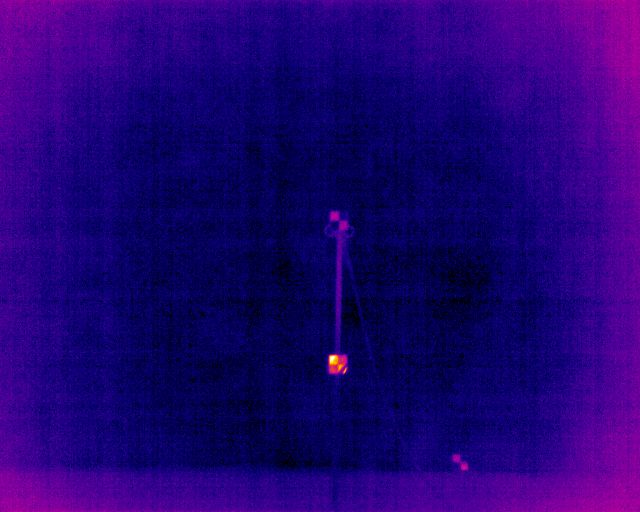
#> input picture data/ARCO_ArcoCastle_TN_ITA/ARCO_30_10_2024_I (WWP)/RadJPG/10-50-42-994-radiometric.jpg, 640 x 512 px
$ python vignetting_correction.py --input_folder '../../data/ARCO_ArcoCastle_TN_ITA/ARCO_30_10_2024_I (WWP)/RadJPG'
#> lines starting #> are read from the running program, lines starting #| are printed output that depends on the picture
import os
import numpy as np
from PIL import Image, ExifTags
import argparse
import pandas as pd
from datetime import datetime
import exifread
import warnings

"""
Script for generating a Vignetting Correction Image from calibration-like thermal images.
Further details on proper set-up and execution for the generation of suitable data can be found in:
'docs/vignetting_correction.md'.

This script reads a sequence of thermal images (TIFF or JPEG) from a specified folder,
extracts their capture timestamps from EXIF metadata, and computes a vignetting correction
image by averaging the image stack over a specified time window.

Features:
      - Supports TIFF (.tif, .tiff) and JPEG (.jpg, .jpeg) formats with valid EXIF data.
      - Extracts 'DateTimeOriginal' from image metadata to determine image timing. Original images are required
      or alternative timestamps can be integrated into the code (e.g., filename splitting if suitable).)
      - Allows optional specification of start and/or end time (relative to the first image). If no start or end times
      are provided, the entire set of images will be averaged.
      - Preserves 16-bit image in the output to retain digital number values (representative of temperature).

Usage:
      python vignetting_correction.py --input_folder /path/to/images [--start_time HH:MM:SS] [--end_time HH:MM:SS]

Arguments:
      --input_folder   Required. Path to the folder containing calibration images.
      --start_time     Optional. Start time (HH:MM:SS) relative to the first image timestamp.
      --end_time       Optional. End time (HH:MM:SS) relative to the first image timestamp.

Example:
      python vignetting_correction.py --input_folder ./data/calibration_set --start_time 00:00:00 --end_time 00:02:00
"""

# Extract Date/Time from EXIF data (file format dependent):
def extract_exif_timestamp(image_path):
      ext = os.path.splitext(image_path)[1].lower()

      # === JPEG and JPG ===
      if ext in ['.jpg', '.jpeg', '.JPG']:
            try:
                  with Image.open(image_path) as img:
                        exif = img._getexif() # type: ignore
                        if exif:
                              for tag, value in exif.items():
                                    decoded = ExifTags.TAGS.get(tag, tag)
                                    if decoded == 'DateTimeOriginal':
                                          return datetime.strptime(value, "%Y:%m:%d %H:%M:%S")
            except Exception as e:
                  print(f"[WARNING] JPG or JPEG EXIF read failed for {os.path.basename(image_path)}: {e}")

      # === TIFF ===
      elif ext in ['.tif', '.tiff']:
            try:
                  with open(image_path, 'rb') as f:
                        tags = exifread.process_file(f, stop_tag='Image DateTimeOriginal')
                        for tag in tags.keys():
                              if tag == 'Image DateTimeOriginal':
                                    dt_str = str(tags[tag])
                                    return datetime.strptime(dt_str, "%Y:%m:%d %H:%M:%S")
            except Exception as e:
                  print(f"[WARNING] TIFF EXIF read failed for {image_path}: {e}")

      else:
            print(f"[INFO] Unsupported or unhandled format for EXIF extraction: {image_path}")

      return None

# Create DataFrame with Files and Timestamps:
def load_images_with_timestamps(input_folder):
      supported_exts = ('.tif', '.tiff', '.jpg', '.jpeg', '.JPG', '.png')
      image_data = []

      print(f"[INFO] Scanning folder: {input_folder}")
      for filename in os.listdir(input_folder):
            if filename.lower().endswith(supported_exts):
                  full_path = os.path.join(input_folder, filename)
                  timestamp = extract_exif_timestamp(full_path)
#> in extract_exif_timestamp, img is the input picture: PIL image 640x512 RGB; mean R, G, B 32.5, 1.4, 115.5
#> in extract_exif_timestamp, `exif = img._getexif()`: exif = 16 items
#> the loop in extract_exif_timestamp, `for tag, value in exif.items():` made 1 pass
#> (tag, value, decoded) on pass 1: (36867, '2024:10:30 10:50:42', 'DateTimeOriginal')
                  if timestamp:
                        image_data.append((full_path, timestamp))
                  else:
                        print(f"[WARNING] No EXIF timestamp for {filename}")

      df = pd.DataFrame(image_data, columns=['file_path', 'timestamp'])
      df.sort_values(by='timestamp', inplace=True)
      df.reset_index(drop=True, inplace=True)

      print(f"[INFO] Loaded {len(df)} valid images with EXIF timestamps.")
      return df

# Filter calibration images based on start and end times (HH:MM:SS):
def filter_images_by_time(df, start_time=None, end_time=None):
      base_time = df['timestamp'].iloc[0]  # Timestamp of the first image
      df['elapsed'] = df['timestamp'].apply(lambda t: (t - base_time).total_seconds())

      # If no times are given, use all images:
      if not start_time and not end_time:
            print(f"[INFO] No time filtering applied. Using all {len(df)} images.")
            return df

      # If only end_time is given — invalid
      if not start_time and end_time:
            raise ValueError("Cannot specify end_time without start_time.")

      # Convert elapsed thresholds
      start_seconds = sum(x * int(t) for x, t in zip([3600, 60, 1], start_time.split(":"))) if start_time else 0
      end_seconds = sum(x * int(t) for x, t in zip([3600, 60, 1], end_time.split(":"))) if end_time else float('inf')

      filtered = df[(df['elapsed'] >= start_seconds) & (df['elapsed'] <= end_seconds)]
      print(f"[INFO] Selected {len(filtered)} images from {start_time or '00:00:00'} to {end_time or 'end'} (elapsed)")
      return filtered

# Compute Vignetting Correction Image (Averaged Image):
def compute_vignetting_average(image_paths):
      image_stack = []

      for path in image_paths:
            try:
                  with Image.open(path) as img:
                        img_array = np.array(img, dtype=np.float32)
                        image_stack.append(img_array)

            except Exception as e:
                  print(f"[ERROR] Skipping {path}: {e}")

      if not image_stack:
            raise ValueError("No valid images to process.")

      stacked = np.stack(image_stack)
      mean_image = np.mean(stacked, axis=0)
      print(f"[INFO] {len(image_stack)} images averaged successfully.")

      return mean_image

# Save Vignetting Correction image in 16-bit .tiff (to preserve temperature / digital numbers):
def save_output_image(mean_array, output_path):

      warnings.filterwarnings("ignore", category=DeprecationWarning) # Removing Pillow 13 Deprecation Error message (Image.fromarray)

      try:
            result_image = Image.fromarray(mean_array.astype(np.uint16), mode='I;16')
            result_image.save(output_path)
            print(f"[SUCCESS] Saved 16-bit TIFF image to: {output_path}")
      except Exception as e:
            print(f"[ERROR] Could not save image: {e}")

# Complete Vignetting Correction Image Function:
def vignetting_correction(input_folder, start_time=None, end_time=None):
      df = load_images_with_timestamps(input_folder)
#> in load_images_with_timestamps, `df = pd.DataFrame(image_data, columns=['file_path', 'timestamp'])`: df = table of 2 rows and 2 columns
#| [INFO] Loaded 2 valid images with EXIF timestamps.
#> df = table of 2 rows and 2 columns
      filtered_df = filter_images_by_time(df, start_time, end_time)
#> filtered_df = table of 2 rows and 3 columns

      if filtered_df.empty:
            print("[ERROR] No images found in the specified time range.")
            return

      mean_array = compute_vignetting_average(filtered_df['file_path'].tolist())
#> in compute_vignetting_average, `mean_image = np.mean(stacked, axis=0)`:
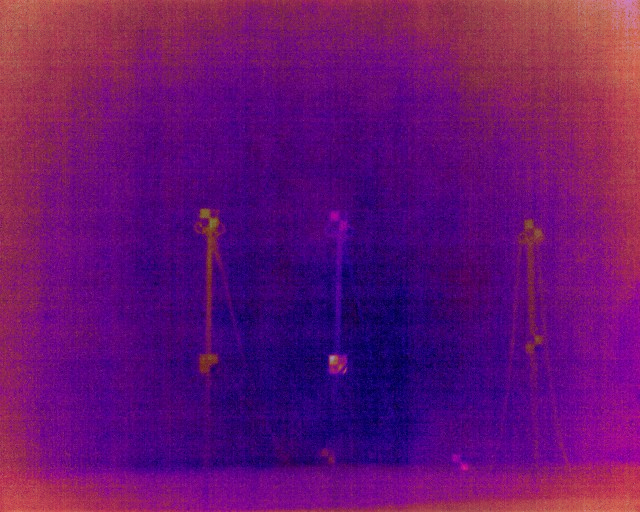
#> mean_image: shape (512, 640, 3) float32; mean of channels 0, 1, 2 104, 17.9, 112.6; drawn as R, G, B
#| [INFO] 2 images averaged successfully.

      if start_time and end_time:
            suffix = f"{start_time.replace(':', '')}_to_{end_time.replace(':', '')}"
      elif start_time:
            suffix = f"{start_time.replace(':', '')}_to_END"
      else:
            suffix = "ALL"

      output_filename = f"VignCorrImg_{suffix}.tiff"
      output_path = os.path.join(input_folder, output_filename)
      save_output_image(mean_array, output_path)
#> in save_output_image, `result_image = Image.fromarray(mean_array.astype(np.uint16), mode='I;1..`:
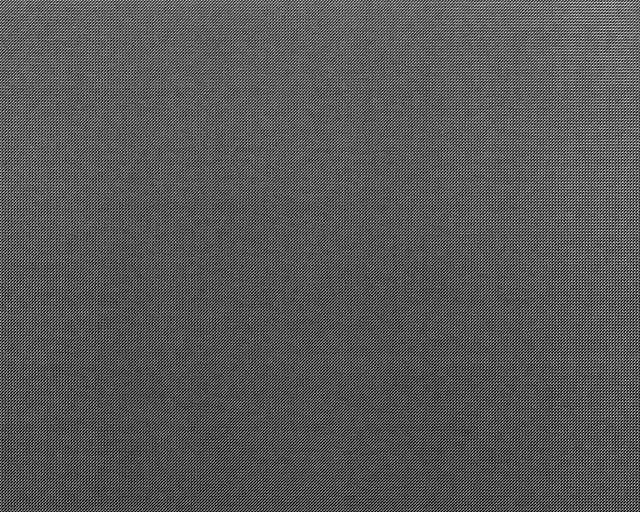
#> result_image: PIL image 640x512 I;16; min 0, max 217, mean 87.2

if __name__ == "__main__":
     parser = argparse.ArgumentParser(description="Compute a vignetting correction image from a folder of thermal images.")
     parser.add_argument("--input_folder", type=str, required=True, help="Path to the folder containing input images.")
     parser.add_argument("--start_time", type=str, help="Start time (format: 'HH:MM:SS' from first image).")
     parser.add_argument("--end_time", type=str, help="End time (format: 'HH:MM:SS' from first image).")

     args = parser.parse_args()
     vignetting_correction(args.input_folder, args.start_time, args.end_time)

    # - - - - - - - - - - - COMMENTS - - - - - - - - - - -

    # Currently not working for DJI_M3T as EXIF data is missing!!!
    # Also need to find a way of generating for 8-bit
